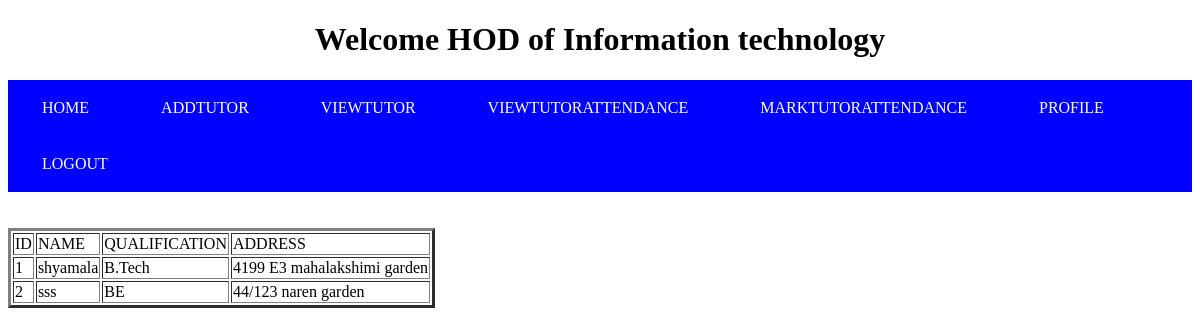
The app's page /viewtutor (signed in) with its own data.
### tables this page shows
CREATE TABLE addtutor (id INTEGER PRIMARY KEY AUTOINCREMENT, NAME TEXT NOT NULL,PASSWORD TEXT NOT NULL,USERNAME TEXT NOT NULL, DEPARTMENT TEXT NOT NULL, QUALIFICATION TEXT NOT NULL,ADDRESS TEXT NOT NULL,ATTENDANCE TEXT NOT NULL);

### app.py (the view)
@app.route('/viewtutor')
def tutview():
    con = sqlite3.connect('psglogin.db')
    con.row_factory = sqlite3.Row
    cur = con.cursor()
    dept = session.get("dept")
    cur.execute('select id, NAME,?, QUALIFICATION, ADDRESS from addtutor where DEPARTMENT = ?', (dept, dept))
    rows = cur.fetchall()
    return render_template("viewtutor.html", rows=rows,dept=dept)

### templates/viewtutor.html (shortened to what this page needs)
<!DOCTYPE html>
<html>
    <head>
    </head>
    <body>
    <h1>Welcome HOD of {{dept}}</h1>
        <nav>
            <a href="/check">HOME</a>
            <a href="/addtutor">ADDTUTOR</a>
            <a href="/viewtutor">VIEWTUTOR</a>
            <a href="/viewtutorattendance">VIEWTUTORATTENDANCE</a>
            <a href="/markingtutorattendance">MARKTUTORATTENDANCE</a>
            <a href="/hodprofile">PROFILE</a>
            <a href="/logouthod">LOGOUT</a>
        </nav>
        <br><br>
            <table border="3">
            <tr>
                <td>ID</td>
                <td>NAME</td>
                <td>QUALIFICATION</td>
                <td>ADDRESS</td>
            </tr>
            {% for row in rows %}
            <tr>
                <td>{{row["id"]}}</td>
                <td>{{row["NAME"]}}</td>
                <td>{{row["QUALIFICATION"]}}</td>
                <td>{{row["ADDRESS"]}}</td>
            </tr>
            {% endfor %}
            </table>
        </body>
</html>

### templates/viewtutor.html (style rules this page uses)
body { background-image:url(' https://images.unsplash.com/photo-1523821741446-edb2b68bb7a0?ixlib=rb-1.2.1&auto=format&fit=crop&w=1950&q=80'); background-repeat:no-repeat; background-size:cover; background-attachment:fix; }
nav { background-color:blue; width:auto; }
nav a { font-family:Verdana; background-color: blue; border: none; color: white; padding: 15px 32px; text-align: center; text-decoration: none; display: inline-block; font-size: 16px; margin: 4px 2px; cursor: pointer; }
h1 { text-align:center; color:black; }
a { text-decoration: none; color:black; }

### records on screen
addtutor: id "1", NAME "shyamala", QUALIFICATION "B.Tech", ADDRESS "4199 E3 mahalakshimi garden"
addtutor: id "2", NAME "sss", QUALIFICATION "BE", ADDRESS "44/123 naren garden"

### other values on screen
{{ dept }} "Information technology"
